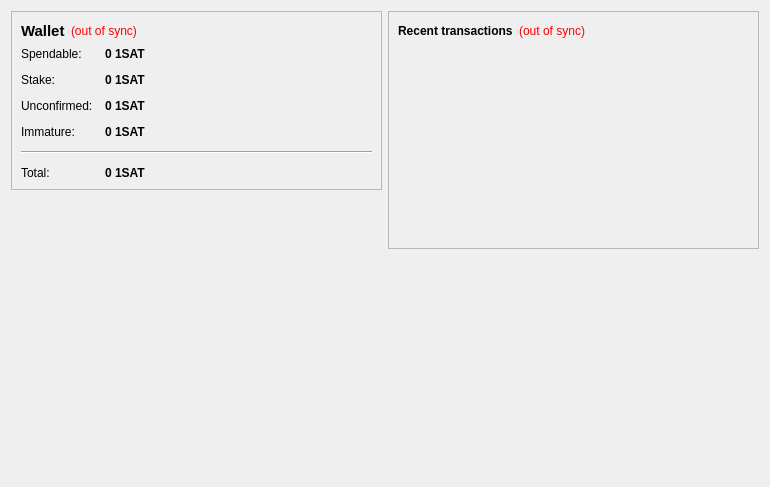
<?xml version="1.0" encoding="UTF-8"?>
<ui version="4.0">
 <class>OverviewPage</class>
 <widget class="QWidget" name="OverviewPage">
  <property name="geometry">
   <rect>
    <x>0</x>
    <y>0</y>
    <width>770</width>
    <height>487</height>
   </rect>
  </property>
  <property name="windowTitle">
   <string>Form</string>
  </property>
  <layout class="QHBoxLayout" name="horizontalLayout" stretch="1,1">
   <item>
    <layout class="QVBoxLayout" name="verticalLayout_2">
     <item>
      <widget class="QFrame" name="frame">
       <property name="frameShape">
        <enum>QFrame::StyledPanel</enum>
       </property>
       <property name="frameShadow">
        <enum>QFrame::Raised</enum>
       </property>
       <layout class="QVBoxLayout" name="verticalLayout_4">
        <item>
         <layout class="QHBoxLayout" name="horizontalLayout_4">
          <item>
           <widget class="QLabel" name="label_5">
            <property name="font">
             <font>
              <pointsize>11</pointsize>
              <weight>75</weight>
              <bold>true</bold>
             </font>
            </property>
            <property name="text">
             <string>Wallet</string>
            </property>
           </widget>
          </item>
          <item>
           <widget class="QLabel" name="labelWalletStatus">
            <property name="toolTip">
             <string>The displayed information may be out of date. Your wallet automatically synchronizes with the 1satoshie network after a connection is established, but this process has not completed yet.</string>
            </property>
            <property name="styleSheet">
             <string notr="true">QLabel { color: red; }</string>
            </property>
            <property name="text">
             <string notr="true">(out of sync)</string>
            </property>
            <property name="alignment">
             <set>Qt::AlignLeading|Qt::AlignLeft|Qt::AlignVCenter</set>
            </property>
           </widget>
          </item>
          <item>
           <spacer name="horizontalSpacer_2">
            <property name="orientation">
             <enum>Qt::Horizontal</enum>
            </property>
            <property name="sizeHint" stdset="0">
             <size>
              <width>40</width>
              <height>20</height>
             </size>
            </property>
           </spacer>
          </item>
         </layout>
        </item>
        <item>
         <layout class="QFormLayout" name="formLayout_2">
          <property name="fieldGrowthPolicy">
           <enum>QFormLayout::AllNonFixedFieldsGrow</enum>
          </property>
          <property name="horizontalSpacing">
           <number>12</number>
          </property>
          <property name="verticalSpacing">
           <number>12</number>
          </property>
          <item row="0" column="0">
           <widget class="QLabel" name="label">
            <property name="text">
             <string>Spendable:</string>
            </property>
           </widget>
          </item>
          <item row="0" column="1">
           <widget class="QLabel" name="labelBalance">
            <property name="font">
             <font>
              <weight>75</weight>
              <bold>true</bold>
             </font>
            </property>
            <property name="cursor">
             <cursorShape>IBeamCursor</cursorShape>
            </property>
            <property name="toolTip">
             <string>Your current spendable balance</string>
            </property>
            <property name="text">
             <string notr="true">0 1SAT</string>
            </property>
            <property name="textInteractionFlags">
             <set>Qt::LinksAccessibleByMouse|Qt::TextSelectableByKeyboard|Qt::TextSelectableByMouse</set>
            </property>
           </widget>
          </item>
          <item row="1" column="0">
           <widget class="QLabel" name="label_6">
            <property name="text">
             <string>Stake:</string>
            </property>
           </widget>
          </item>
          <item row="1" column="1">
           <widget class="QLabel" name="labelStake">
            <property name="font">
             <font>
              <weight>75</weight>
              <bold>true</bold>
             </font>
            </property>
            <property name="cursor">
             <cursorShape>IBeamCursor</cursorShape>
            </property>
            <property name="toolTip">
             <string>Total of coins that was staked, and do not yet count toward the current balance</string>
            </property>
            <property name="text">
             <string notr="true">0 1SAT</string>
            </property>
            <property name="textInteractionFlags">
             <set>Qt::LinksAccessibleByMouse|Qt::TextSelectableByKeyboard|Qt::TextSelectableByMouse</set>
            </property>
           </widget>
          </item>
          <item row="2" column="0">
           <widget class="QLabel" name="label_3">
            <property name="text">
             <string>Unconfirmed:</string>
            </property>
           </widget>
          </item>
          <item row="2" column="1">
           <widget class="QLabel" name="labelUnconfirmed">
            <property name="font">
             <font>
              <weight>75</weight>
              <bold>true</bold>
             </font>
            </property>
            <property name="cursor">
             <cursorShape>IBeamCursor</cursorShape>
            </property>
            <property name="toolTip">
             <string>Total of transactions that have yet to be confirmed, and do not yet count toward the current balance</string>
            </property>
            <property name="text">
             <string notr="true">0 1SAT</string>
            </property>
            <property name="textInteractionFlags">
             <set>Qt::LinksAccessibleByMouse|Qt::TextSelectableByKeyboard|Qt::TextSelectableByMouse</set>
            </property>
           </widget>
          </item>
          <item row="3" column="0">
           <widget class="QLabel" name="labelImmatureText">
            <property name="text">
             <string>Immature:</string>
            </property>
           </widget>
          </item>
          <item row="3" column="1">
           <widget class="QLabel" name="labelImmature">
            <property name="font">
             <font>
              <weight>75</weight>
              <bold>true</bold>
             </font>
            </property>
            <property name="toolTip">
             <string>Mined balance that has not yet matured</string>
            </property>
            <property name="text">
             <string notr="true">0 1SAT</string>
            </property>
            <property name="textInteractionFlags">
             <set>Qt::LinksAccessibleByMouse|Qt::TextSelectableByKeyboard|Qt::TextSelectableByMouse</set>
            </property>
           </widget>
          </item>
          <item row="4" column="0" colspan="2">
           <widget class="Line" name="line">
            <property name="orientation">
             <enum>Qt::Horizontal</enum>
            </property>
           </widget>
          </item>
          <item row="5" column="0">
           <widget class="QLabel" name="labelTotalText">
            <property name="text">
             <string>Total:</string>
            </property>
           </widget>
          </item>
          <item row="5" column="1">
           <widget class="QLabel" name="labelTotal">
            <property name="font">
             <font>
              <weight>75</weight>
              <bold>true</bold>
             </font>
            </property>
            <property name="cursor">
             <cursorShape>IBeamCursor</cursorShape>
            </property>
            <property name="toolTip">
             <string>Your current total balance</string>
            </property>
            <property name="text">
             <string notr="true">0 1SAT</string>
            </property>
            <property name="textInteractionFlags">
             <set>Qt::LinksAccessibleByMouse|Qt::TextSelectableByKeyboard|Qt::TextSelectableByMouse</set>
            </property>
           </widget>
          </item>
         </layout>
        </item>
       </layout>
      </widget>
     </item>
     <item>
      <spacer name="verticalSpacer">
       <property name="orientation">
        <enum>Qt::Vertical</enum>
       </property>
       <property name="sizeHint" stdset="0">
        <size>
         <width>20</width>
         <height>40</height>
        </size>
       </property>
      </spacer>
     </item>
     <item>
      <widget class="QLabel" name="label_2">
       <property name="maximumSize">
        <size>
         <width>0</width>
         <height>0</height>
        </size>
       </property>
       <property name="autoFillBackground">
        <bool>true</bool>
       </property>
       <property name="text">
        <string/>
       </property>
       <property name="pixmap">
        <pixmap>:/icons/drmbg</pixmap>
       </property>
       <property name="scaledContents">
        <bool>false</bool>
       </property>
       <property name="margin">
        <number>0</number>
       </property>
      </widget>
     </item>
    </layout>
   </item>
   <item>
    <layout class="QVBoxLayout" name="verticalLayout_3">
     <item>
      <widget class="QFrame" name="frame_2">
       <property name="frameShape">
        <enum>QFrame::StyledPanel</enum>
       </property>
       <property name="frameShadow">
        <enum>QFrame::Raised</enum>
       </property>
       <layout class="QVBoxLayout" name="verticalLayout">
        <item>
         <layout class="QHBoxLayout" name="horizontalLayout_2">
          <item>
           <widget class="QLabel" name="label_4">
            <property name="text">
             <string>&lt;b&gt;Recent transactions&lt;/b&gt;</string>
            </property>
           </widget>
          </item>
          <item>
           <widget class="QLabel" name="labelTransactionsStatus">
            <property name="toolTip">
             <string>The displayed information may be out of date. Your wallet automatically synchronizes with the 1satoshie network after a connection is established, but this process has not completed yet.</string>
            </property>
            <property name="styleSheet">
             <string notr="true">QLabel { color: red; }</string>
            </property>
            <property name="text">
             <string notr="true">(out of sync)</string>
            </property>
            <property name="alignment">
             <set>Qt::AlignRight|Qt::AlignTrailing|Qt::AlignVCenter</set>
            </property>
           </widget>
          </item>
          <item>
           <spacer name="horizontalSpacer">
            <property name="orientation">
             <enum>Qt::Horizontal</enum>
            </property>
            <property name="sizeHint" stdset="0">
             <size>
              <width>40</width>
              <height>20</height>
             </size>
            </property>
           </spacer>
          </item>
         </layout>
        </item>
        <item>
         <widget class="QListView" name="listTransactions">
          <property name="styleSheet">
           <string notr="true">QListView { background: transparent; }</string>
          </property>
          <property name="frameShape">
           <enum>QFrame::NoFrame</enum>
          </property>
          <property name="verticalScrollBarPolicy">
           <enum>Qt::ScrollBarAlwaysOff</enum>
          </property>
          <property name="horizontalScrollBarPolicy">
           <enum>Qt::ScrollBarAlwaysOff</enum>
          </property>
          <property name="selectionMode">
           <enum>QAbstractItemView::NoSelection</enum>
          </property>
         </widget>
        </item>
       </layout>
      </widget>
     </item>
     <item>
      <spacer name="verticalSpacer_2">
       <property name="orientation">
        <enum>Qt::Vertical</enum>
       </property>
       <property name="sizeHint" stdset="0">
        <size>
         <width>20</width>
         <height>40</height>
        </size>
       </property>
      </spacer>
     </item>
    </layout>
   </item>
  </layout>
 </widget>
 <resources>
  <include location="../bitcoin.qrc"/>
 </resources>
 <connections/>
</ui>
